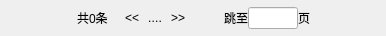
<?xml version="1.0" encoding="UTF-8"?>
<ui version="4.0">
 <class>PageWidget</class>
 <widget class="QWidget" name="PageWidget">
  <property name="geometry">
   <rect>
    <x>0</x>
    <y>0</y>
    <width>386</width>
    <height>36</height>
   </rect>
  </property>
  <property name="windowTitle">
   <string>Form</string>
  </property>
  <property name="styleSheet">
   <string notr="true"/>
  </property>
  <layout class="QHBoxLayout" name="horizontalLayout">
   <property name="spacing">
    <number>0</number>
   </property>
   <property name="leftMargin">
    <number>0</number>
   </property>
   <property name="topMargin">
    <number>0</number>
   </property>
   <property name="rightMargin">
    <number>0</number>
   </property>
   <property name="bottomMargin">
    <number>0</number>
   </property>
   <item>
    <spacer name="horizontalSpacer_2">
     <property name="orientation">
      <enum>Qt::Horizontal</enum>
     </property>
     <property name="sizeHint" stdset="0">
      <size>
       <width>40</width>
       <height>20</height>
      </size>
     </property>
    </spacer>
   </item>
   <item>
    <widget class="QLabel" name="label_total">
     <property name="text">
      <string>共0条</string>
     </property>
    </widget>
   </item>
   <item>
    <spacer name="horizontalSpacer_4">
     <property name="orientation">
      <enum>Qt::Horizontal</enum>
     </property>
     <property name="sizeType">
      <enum>QSizePolicy::Fixed</enum>
     </property>
     <property name="sizeHint" stdset="0">
      <size>
       <width>8</width>
       <height>20</height>
      </size>
     </property>
    </spacer>
   </item>
   <item>
    <widget class="QLabel" name="previousPageLabel">
     <property name="minimumSize">
      <size>
       <width>32</width>
       <height>32</height>
      </size>
     </property>
     <property name="maximumSize">
      <size>
       <width>32</width>
       <height>32</height>
      </size>
     </property>
     <property name="toolTip">
      <string>上一页</string>
     </property>
     <property name="text">
      <string>&lt;&lt;</string>
     </property>
     <property name="alignment">
      <set>Qt::AlignCenter</set>
     </property>
    </widget>
   </item>
   <item>
    <widget class="QWidget" name="leftPagesWidget" native="true"/>
   </item>
   <item>
    <widget class="QLabel" name="leftSeparateLabel">
     <property name="toolTip">
      <string>下一页</string>
     </property>
     <property name="text">
      <string>..</string>
     </property>
     <property name="alignment">
      <set>Qt::AlignCenter</set>
     </property>
    </widget>
   </item>
   <item>
    <widget class="QWidget" name="centerPagesWidget" native="true"/>
   </item>
   <item>
    <widget class="QLabel" name="rightSeparateLabel">
     <property name="toolTip">
      <string>下一页</string>
     </property>
     <property name="text">
      <string>..</string>
     </property>
     <property name="alignment">
      <set>Qt::AlignCenter</set>
     </property>
    </widget>
   </item>
   <item>
    <widget class="QWidget" name="rightPagesWidget" native="true"/>
   </item>
   <item>
    <widget class="QLabel" name="nextPageLabel">
     <property name="minimumSize">
      <size>
       <width>32</width>
       <height>32</height>
      </size>
     </property>
     <property name="maximumSize">
      <size>
       <width>32</width>
       <height>32</height>
      </size>
     </property>
     <property name="toolTip">
      <string>下一页</string>
     </property>
     <property name="text">
      <string>&gt;&gt;</string>
     </property>
     <property name="alignment">
      <set>Qt::AlignCenter</set>
     </property>
    </widget>
   </item>
   <item>
    <spacer name="horizontalSpacer_3">
     <property name="orientation">
      <enum>Qt::Horizontal</enum>
     </property>
     <property name="sizeType">
      <enum>QSizePolicy::Fixed</enum>
     </property>
     <property name="sizeHint" stdset="0">
      <size>
       <width>30</width>
       <height>20</height>
      </size>
     </property>
    </spacer>
   </item>
   <item>
    <widget class="QLabel" name="label">
     <property name="text">
      <string>跳至</string>
     </property>
    </widget>
   </item>
   <item>
    <widget class="QLineEdit" name="pageLineEdit">
     <property name="minimumSize">
      <size>
       <width>0</width>
       <height>0</height>
      </size>
     </property>
     <property name="maximumSize">
      <size>
       <width>50</width>
       <height>16777215</height>
      </size>
     </property>
     <property name="alignment">
      <set>Qt::AlignCenter</set>
     </property>
    </widget>
   </item>
   <item>
    <widget class="QLabel" name="label_2">
     <property name="text">
      <string>页</string>
     </property>
    </widget>
   </item>
   <item>
    <spacer name="horizontalSpacer">
     <property name="orientation">
      <enum>Qt::Horizontal</enum>
     </property>
     <property name="sizeHint" stdset="0">
      <size>
       <width>45</width>
       <height>20</height>
      </size>
     </property>
    </spacer>
   </item>
  </layout>
 </widget>
 <resources/>
 <connections/>
</ui>
